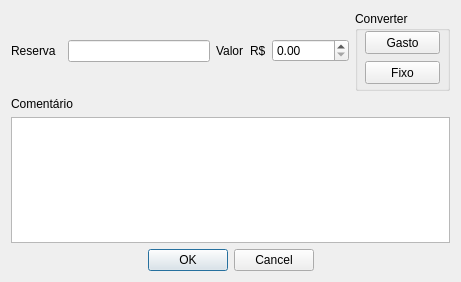
<?xml version="1.0" encoding="UTF-8"?>
<ui version="4.0">
 <class>Form</class>
 <widget class="QWidget" name="Form">
  <property name="geometry">
   <rect>
    <x>0</x>
    <y>0</y>
    <width>461</width>
    <height>282</height>
   </rect>
  </property>
  <property name="minimumSize">
   <size>
    <width>460</width>
    <height>170</height>
   </size>
  </property>
  <property name="windowTitle">
   <string>Adicionar Gasto</string>
  </property>
  <layout class="QVBoxLayout" name="verticalLayout_2">
   <item>
    <layout class="QVBoxLayout" name="verticalLayout">
     <item>
      <layout class="QHBoxLayout" name="horizontalLayout">
       <property name="sizeConstraint">
        <enum>QLayout::SetMinimumSize</enum>
       </property>
       <property name="bottomMargin">
        <number>0</number>
       </property>
       <item>
        <widget class="QLabel" name="labelReserva">
         <property name="minimumSize">
          <size>
           <width>51</width>
           <height>17</height>
          </size>
         </property>
         <property name="maximumSize">
          <size>
           <width>51</width>
           <height>17</height>
          </size>
         </property>
         <property name="text">
          <string>Reserva</string>
         </property>
        </widget>
       </item>
       <item>
        <widget class="QLineEdit" name="inputReserva"/>
       </item>
       <item>
        <widget class="QLabel" name="labelValor">
         <property name="text">
          <string>Valor</string>
         </property>
        </widget>
       </item>
       <item>
        <widget class="QLabel" name="labelValor_2">
         <property name="text">
          <string>R$</string>
         </property>
        </widget>
       </item>
       <item>
        <widget class="QDoubleSpinBox" name="spinValor">
         <property name="decimals">
          <number>2</number>
         </property>
         <property name="maximum">
          <double>99999.990000000005239</double>
         </property>
         <property name="value">
          <double>0.000000000000000</double>
         </property>
        </widget>
       </item>
       <item>
        <widget class="QGroupBox" name="groupBox">
         <property name="minimumSize">
          <size>
           <width>95</width>
           <height>80</height>
          </size>
         </property>
         <property name="title">
          <string>Converter</string>
         </property>
         <widget class="QPushButton" name="buttonGasto">
          <property name="geometry">
           <rect>
            <x>10</x>
            <y>20</y>
            <width>75</width>
            <height>23</height>
           </rect>
          </property>
          <property name="text">
           <string>Gasto</string>
          </property>
         </widget>
         <widget class="QPushButton" name="buttonFixo">
          <property name="geometry">
           <rect>
            <x>10</x>
            <y>50</y>
            <width>75</width>
            <height>23</height>
           </rect>
          </property>
          <property name="text">
           <string>Fixo</string>
          </property>
         </widget>
        </widget>
       </item>
      </layout>
     </item>
     <item>
      <widget class="QLabel" name="labelComentario">
       <property name="text">
        <string>Comentário</string>
       </property>
      </widget>
     </item>
     <item>
      <widget class="QTextEdit" name="textComentario"/>
     </item>
     <item>
      <widget class="QDialogButtonBox" name="buttonBox">
       <property name="standardButtons">
        <set>QDialogButtonBox::Cancel|QDialogButtonBox::Ok</set>
       </property>
       <property name="centerButtons">
        <bool>true</bool>
       </property>
      </widget>
     </item>
    </layout>
   </item>
  </layout>
 </widget>
 <tabstops>
  <tabstop>inputReserva</tabstop>
  <tabstop>spinValor</tabstop>
  <tabstop>textComentario</tabstop>
 </tabstops>
 <resources/>
 <connections/>
</ui>
